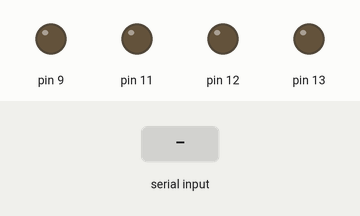
Simulated run of this sketch. Board: Arduino Uno, built with avr-gcc and run on an emulated ATmega328P. On the bench: output pins drawn as LEDs (lit = HIGH). The inputs (shaded band) are chosen by the test bench.

Above: at 1.2 s.
1.3 s: "a" received over Serial
At 2.1 s:
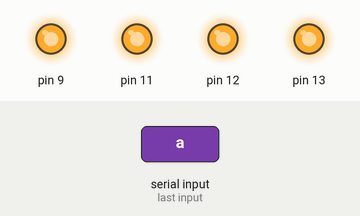
2.8 s: "b" received over Serial
At 3.2 s:
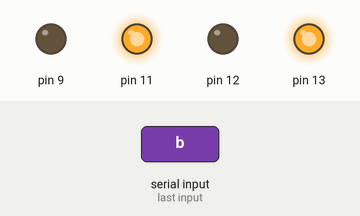
4.3 s: "d" received over Serial
At 5.5 s:
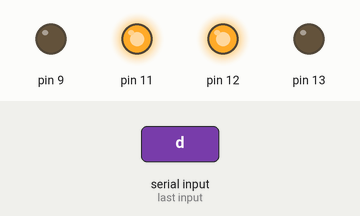
5.8 s: "e" received over Serial
At 6.7 s:
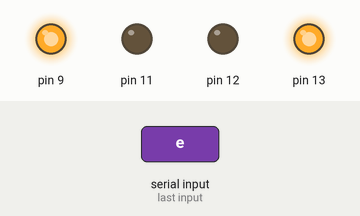
Timing chart, 0 to 8.3 s (numbered marks = the images above; inputs shaded):
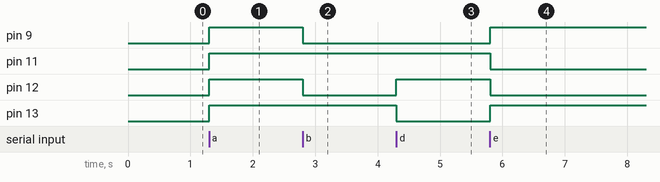

Measured:
- after the input at 1.3 s, pin 9, pin 11–13: LOW → HIGH at once
- after the input at 2.8 s, pin 9, pin 12: HIGH → LOW at once
- after the input at 4.3 s, pin 12: LOW → HIGH at once; pin 13: HIGH → LOW at once
- after the input at 5.8 s, pin 9, pin 13: LOW → HIGH at once; pin 11, pin 12: HIGH → LOW at once

The sketch:

led_pattern_blinking.ino
```cpp
void setup()
{
  Serial.begin(9600);
  pinMode(13,OUTPUT);
  pinMode(12,OUTPUT);
  pinMode(11,OUTPUT);
  pinMode(9,OUTPUT);

}

void loop()
{
  char c;
  if(Serial.available())
  {
    c=Serial.read();

    if(c=='a')
    {
      digitalWrite(13,HIGH);
      digitalWrite(12,HIGH);
      digitalWrite(11,HIGH);
      digitalWrite(9,HIGH);

    }

    else if(c=='b')
    {
      digitalWrite(13,HIGH);
      digitalWrite(12,LOW);
      digitalWrite(11,HIGH);
      digitalWrite(9,LOW);
    }

    else if(c=='d')
    {
      digitalWrite(13,LOW);
      digitalWrite(12,HIGH);
      digitalWrite(11,HIGH);
      digitalWrite(9,LOW);
    }

    else if(c=='e')
    {
      digitalWrite(13,HIGH);
      digitalWrite(12,LOW);
      digitalWrite(11,LOW);
      digitalWrite(9,HIGH);
    }

  }

}
```
